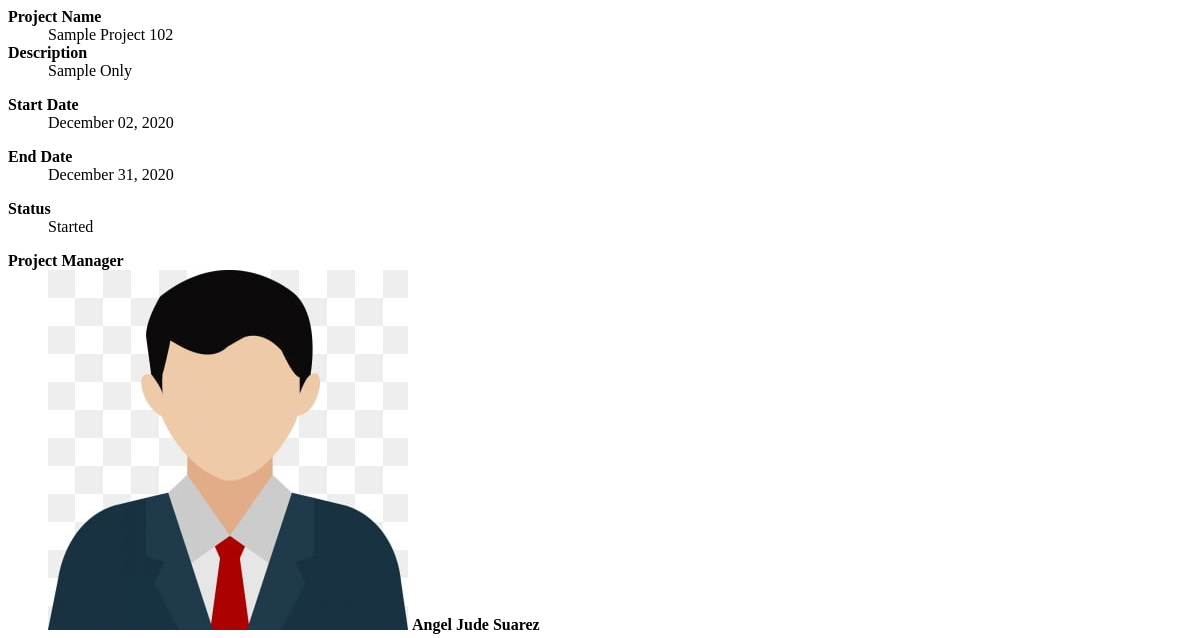
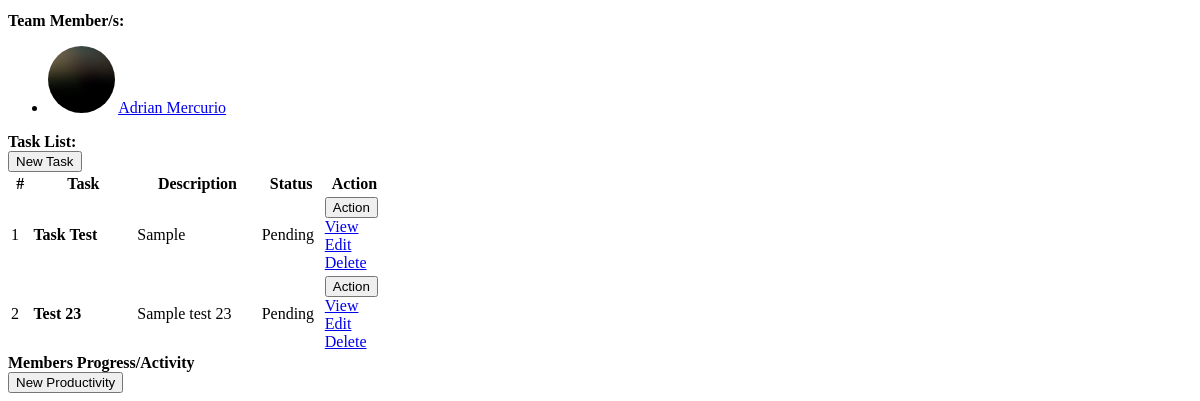
The page /view_project.php?id=2 on the database as committed earlier (2 pictures, top to bottom).
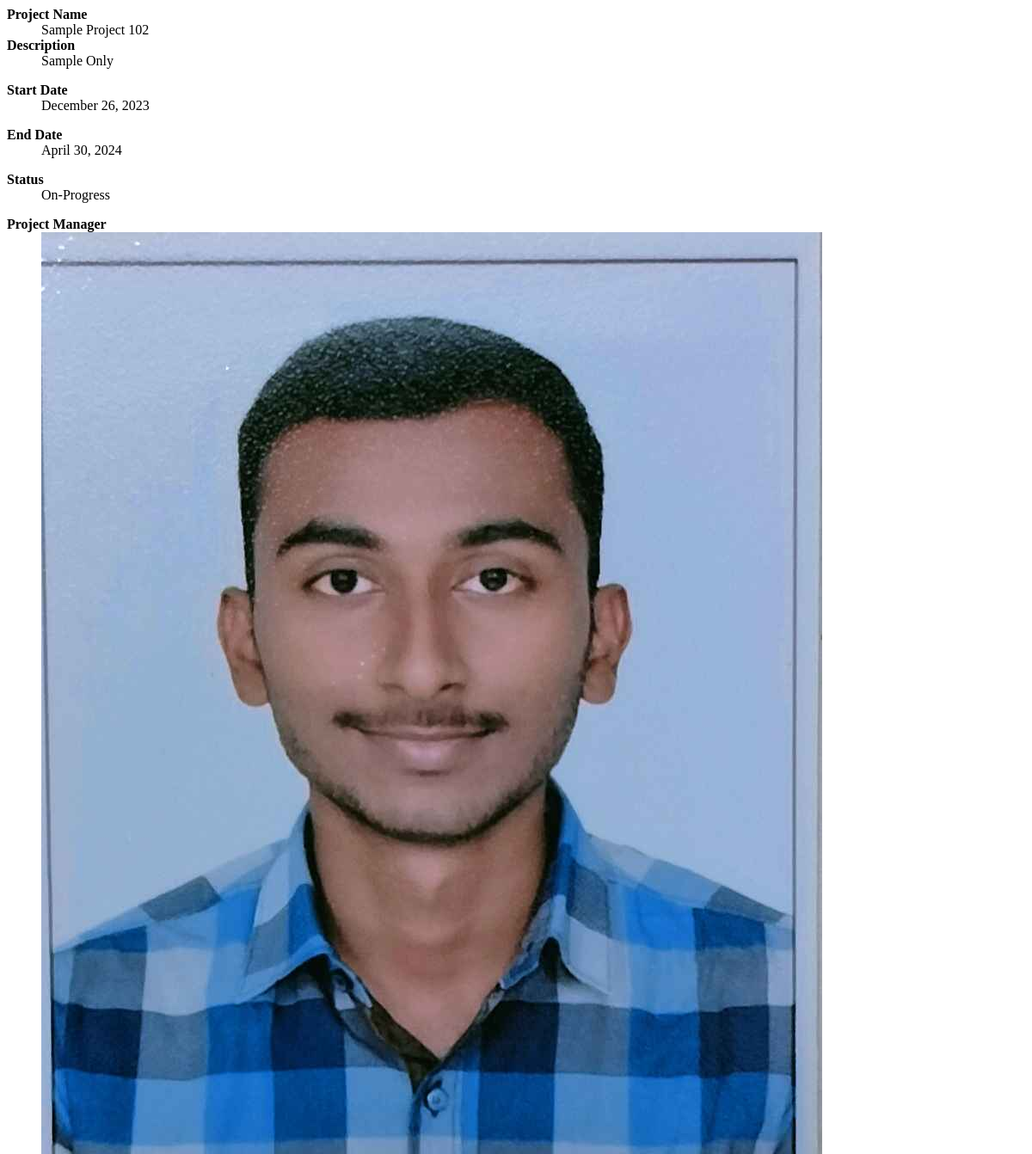
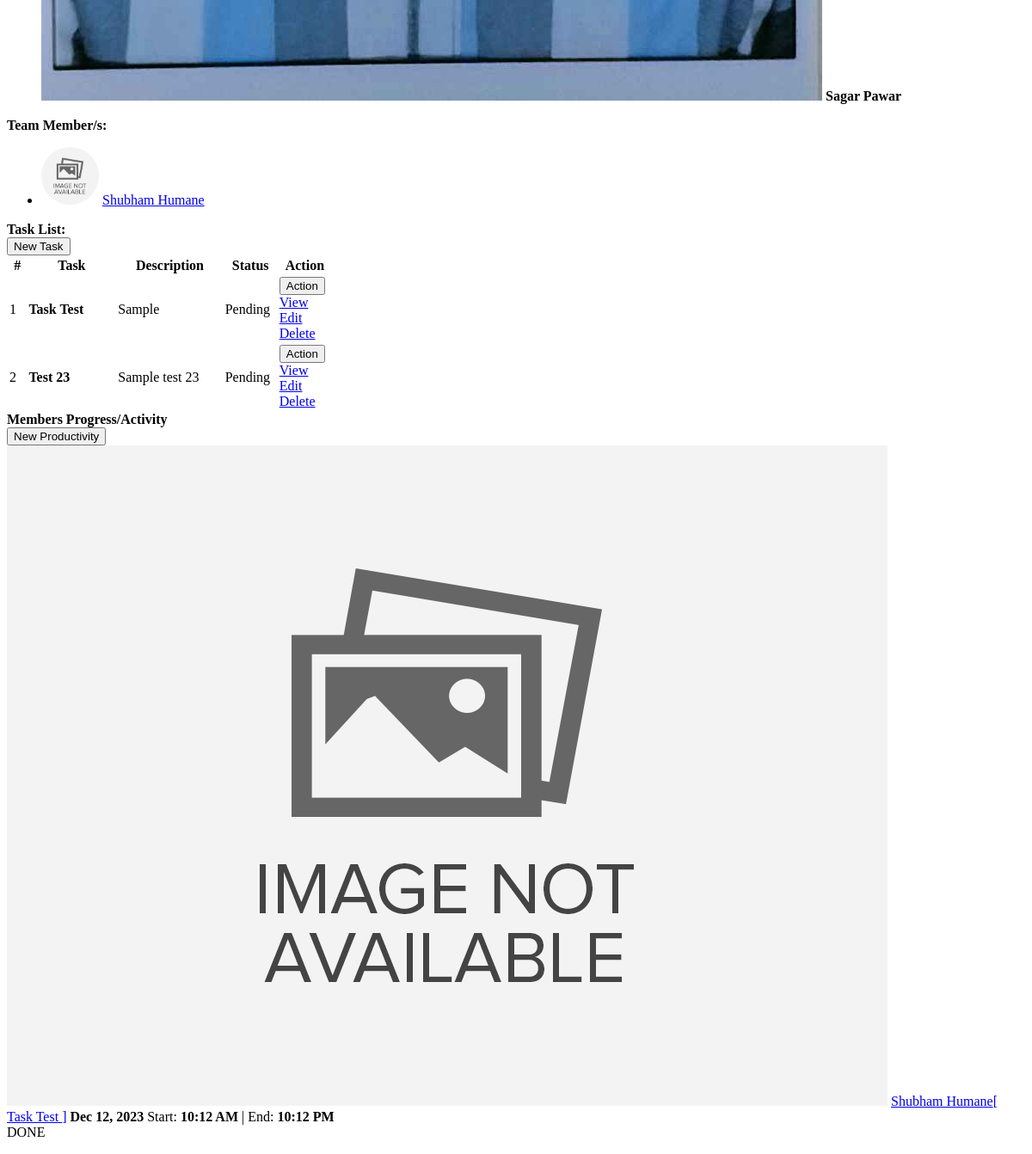
The same page on the database as committed later (2 pictures, top to bottom).
### tables this page shows
CREATE TABLE `users` (
  `id` int(30) NOT NULL,
  `firstname` varchar(200) NOT NULL,
  `lastname` varchar(200) NOT NULL,
  `email` varchar(200) NOT NULL,
  `password` text NOT NULL,
  `type` tinyint(1) NOT NULL DEFAULT 2 COMMENT '1 = admin, 2 = staff',
  `avatar` text NOT NULL DEFAULT 'no-image-available.png',
  `date_created` datetime NOT NULL DEFAULT current_timestamp()
);

CREATE TABLE `task_list` (
  `id` int(30) NOT NULL,
  `project_id` int(30) NOT NULL,
  `task` varchar(200) NOT NULL,
  `description` text NOT NULL,
  `status` tinyint(4) NOT NULL,
  `date_created` datetime NOT NULL DEFAULT current_timestamp()
);

CREATE TABLE `user_productivity` (
  `id` int(30) NOT NULL,
  `project_id` int(30) NOT NULL,
  `task_id` int(30) NOT NULL,
  `comment` text NOT NULL,
  `subject` varchar(200) NOT NULL,
  `date` date NOT NULL,
  `start_time` time NOT NULL,
  `end_time` time NOT NULL,
  `user_id` int(30) NOT NULL,
  `time_rendered` float NOT NULL,
  `date_created` datetime NOT NULL DEFAULT current_timestamp()
);

### view_project.php (the view, shortened to what the changed rows need)
<?php
include 'db_connect.php';
$stat = array("Pending","Started","On-Progress","On-Hold","Over Due","Done");
$qry = $conn->query("SELECT * FROM project_list where id = ".$_GET['id'])->fetch_array();
$cprog = $conn->query("SELECT * FROM task_list where project_id = {$id} and status = 3")->num_rows;
$prod = $conn->query("SELECT * FROM user_productivity where project_id = {$id}")->num_rows;
if($status == 0 && strtotime(date('Y-m-d')) >= strtotime($start_date)):
if($prod  > 0  || $cprog > 0)
  $status = 2;
else
  $status = 1;
elseif($status == 0 && strtotime(date('Y-m-d')) > strtotime($end_date)):
$status = 4;
endif;
$manager = $conn->query("SELECT *,concat(firstname,' ',lastname) as name FROM users where id = $manager_id");
$manager = $manager->num_rows > 0 ? $manager->fetch_array() : array();
?>
<div class="col-lg-12">
	<div class="row">
		<div class="col-md-12">
			<div class="callout callout-info">
				<div class="col-md-12">
					<div class="row">
						<div class="col-md-6">
							<dl>
								<dt><b class="border-bottom border-primary">Start Date</b></dt>
								<dd><?php echo date("F d, Y",strtotime($start_date)) ?></dd>
							</dl>
							<dl>
								<dt><b class="border-bottom border-primary">End Date</b></dt>
								<dd><?php echo date("F d, Y",strtotime($end_date)) ?></dd>
							</dl>
							<dl>
								<dd>
									<?php
									  if($stat[$status] =='Pending'){
									  	echo "<span class='badge badge-secondary'>{$stat[$status]}</span>";
									  }elseif($stat[$status] =='Started'){
									  	echo "<span class='badge badge-primary'>{$stat[$status]}</span>";
									  }elseif($stat[$status] =='On-Progress'){
									  	echo "<span class='badge badge-info'>{$stat[$status]}</span>";
									  }elseif($stat[$status] =='On-Hold'){
									  	echo "<span class='badge badge-warning'>{$stat[$status]}</span>";
									  }elseif($stat[$status] =='Over Due'){
									  	echo "<span class='badge badge-danger'>{$stat[$status]}</span>";
									  }elseif($stat[$status] =='Done'){
									  	echo "<span class='badge badge-success'>{$stat[$status]}</span>";
									  }
									?>
								</dd>
							</dl>
							<dl>
								<dd>
									<?php if(isset($manager['id'])) : ?>
									<div class="d-flex align-items-center mt-1">
										<img class="img-circle img-thumbnail p-0 shadow-sm border-info img-sm mr-3" src="assets/uploads/<?php echo $manager['avatar'] ?>" alt="Avatar">
										<b><?php echo ucwords($manager['name']) ?></b>
									</div>
									<?php else: ?>
										<small><i>Manager Deleted from Database</i></small>
									<?php endif; ?>
								</dd>
							</dl>
						</div>
					</div>
				</div>
			</div>
		</div>
	</div>
	<div class="row">
		<div class="col-md-4">
			<div class="card card-outline card-primary">
				<div class="card-body">
					<ul class="users-list clearfix">
						<?php
						if(!empty($user_ids)):
							$members = $conn->query("SELECT *,concat(firstname,' ',lastname) as name FROM users where id in ($user_ids) order by concat(firstname,' ',lastname) asc");
							while($row=$members->fetch_assoc()):
						?>
								<li>
			                        <img src="assets/uploads/<?php echo $row['avatar'] ?>" alt="User Image">
			                        <a class="users-list-name" href="javascript:void(0)"><?php echo ucwords($row['name']) ?></a>
		                    	</li>
						<?php
							endwhile;
						endif;
						?>
					</ul>
				</div>
			</div>
		</div>
		<div class="col-md-8">
			<div class="card card-outline card-primary">
				<div class="card-body p-0">
					<div class="table-responsive">
					<table class="table table-condensed m-0 table-hover">
						<colgroup>
						</colgroup>
						<thead>
							<th>#</th>
							<th>Task</th>
							<th>Description</th>
							<th>Status</th>
							<th>Action</th>
						</thead>
						<tbody>
							<?php
							$i = 1;
							$tasks = $conn->query("SELECT * FROM task_list where project_id = {$id} order by task asc");
							while($row=$tasks->fetch_assoc()):
								$trans = get_html_translation_table(HTML_ENTITIES,ENT_QUOTES);
								unset($trans["\""], $trans["<"], $trans[">"], $trans["<h2"]);
								$desc = strtr(html_entity_decode($row['description']),$trans);
								$desc=str_replace(array("<li>","</li>"), array("",", "), $desc);
							?>
								<tr>
			                        <td class="text-center"><?php echo $i++ ?></td>
			                        <td class=""><b><?php echo ucwords($row['task']) ?></b></td>
			                        <td class=""><p class="truncate"><?php echo strip_tags($desc) ?></p></td>
			                        <td>
			                        	<?php
			                        	if($row['status'] == 1){
									  		echo "<span class='badge badge-secondary'>Pending</span>";
			                        	}elseif($row['status'] == 2){
									  		echo "<span class='badge badge-primary'>On-Progress</span>";
			                        	}elseif($row['status'] == 3){
									  		echo "<span class='badge badge-success'>Done</span>";
			                        	}
			                        	?>
			                        </td>
			                        <td class="text-center">
										<button type="button" class="btn btn-default btn-sm btn-flat border-info wave-effect text-info dropdown-toggle" data-toggle="dropdown" aria-expanded="true">
					                      Action
					                    </button>
					                    <div class="dropdown-menu" style="">
					                      <a class="dropdown-item view_task" href="javascript:void(0)" data-id="<?php echo $row['id'] ?>"  data-task="<?php echo $row['task'] ?>">View</a>
					                      <?php if($_SESSION['login_type'] != 3): ?>
					                      <a class="dropdown-item edit_task" href="javascript:void(0)" data-id="<?php echo $row['id'] ?>"  data-task="<?php echo $row['task'] ?>">Edit</a>
					                      <a class="dropdown-item delete_task" href="javascript:void(0)" data-id="<?php echo $row['id'] ?>">Delete</a>
					                  <?php endif; ?>
					                    </div>
									</td>
		                    	</tr>
							<?php
							endwhile;
							?>
						</tbody>
					</table>
					</div>
				</div>
			</div>
		</div>
	</div>
	<div class="row">
		<div class="col-md-12">
			<div class="card">
				<div class="card-body">
					<?php
					$progress = $conn->query("SELECT p.*,concat(u.firstname,' ',u.lastname) as uname,u.avatar,t.task FROM user_productivity p inner join users u on u.id = p.user_id inner join task_list t on t.id = p.task_id where p.project_id = $id order by unix_timestamp(p.date_created) desc ");
					while($row = $progress->fetch_assoc()):
					?>
						<div class="post">
		                      <div class="user-block">
		                        <img class="img-circle img-bordered-sm" src="assets/uploads/<?php echo $row['avatar'] ?>" alt="user image">
		                        <span class="username">
		                          <a href="#"><?php echo ucwords($row['uname']) ?>[ <?php echo ucwords($row['task']) ?> ]</a>
		                        </span>
		                        <span class="description">
		                        	<span><b><?php echo date('M d, Y',strtotime($row['date'])) ?></b></span>
                      				<span>Start: <b><?php echo date('h:i A',strtotime($row['date'].' '.$row['start_time'])) ?></b></span>
		                        	<span> | </span>
                      				<span>End: <b><?php echo date('h:i A',strtotime($row['date'].' '.$row['end_time'])) ?></b></span>
	                        	</span>
		                      </div>
		                      <div>
		                       <?php echo html_entity_decode($row['comment']) ?>
		                      </div>
	                    </div>
                    <?php endwhile; ?>
				</div>
			</div>
		</div>
	</div>
</div>

Rows that differ between the two databases and show on the page:
changed users (number 1 of 2 on the later page): avatar: a different picture
changed users (number 2 of 2 on the later page): avatar: picture removed, a placeholder shows; name "Adrian Mercurio" → "Shubham Humane"
added user_productivity: user.avatar (placeholder picture), uname "Shubham Humane", task_list.task "Task Test", date "Dec 12, 2023", date+start_time "10:12 AM", date+end_time "10:12 PM", comment "DONE"
Other text that changed with them:
date("F d, Y",strtotime($start_date)): "December 02, 2020" → "December 26, 2023"
date("F d, Y",strtotime($end_date)): "December 31, 2020" → "April 30, 2024"
$stat[$status]: (not shown) → "On-Progress"
$manager['name']: "Angel Jude Suarez" → "Sagar Pawar"
$stat[$status]: "Started" → (not shown)
